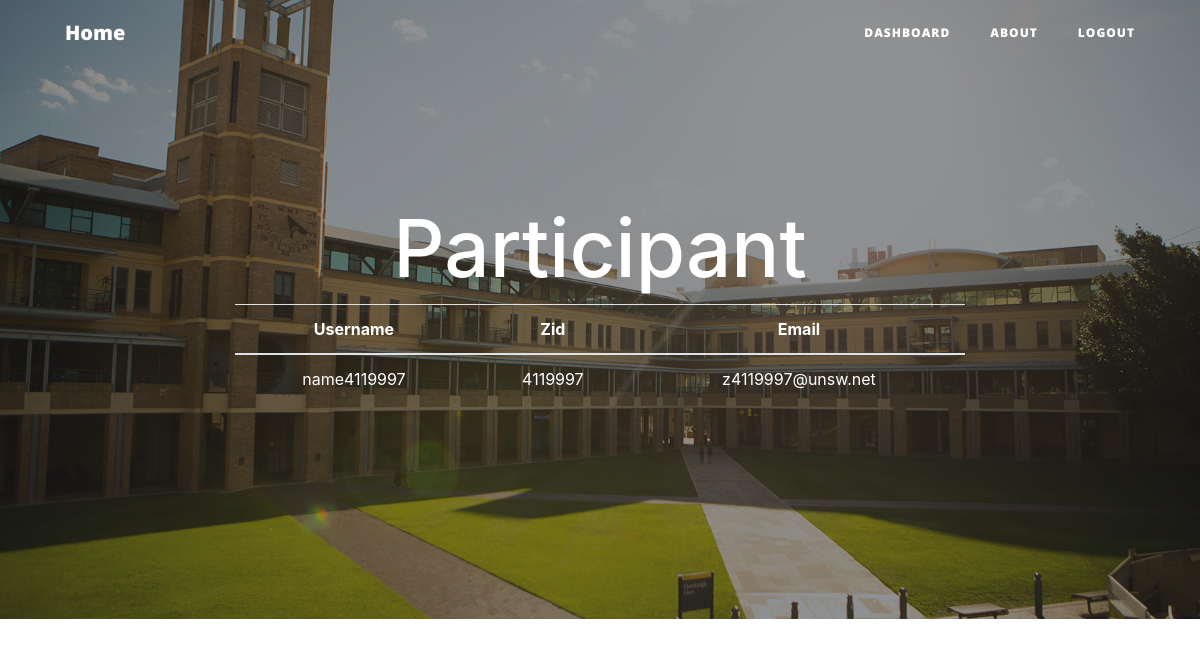
Page /info/1/participant/ (signed in) on the committed database.
### event.py (models this page shows, shortened)
class User(UserMixin, db.Model):
    __tablename__ = 'users'
    user_id = db.Column(db.Integer, primary_key=True)
    name = db.Column(db.String(80), unique=True)
    zid = db.Column(db.Integer, unique = True)
    email = db.Column(db.String(120), unique=True)
    password = db.Column(db.String(120), unique=True)
    role = db.Column(db.String(80))
    events = db.relationship('Event', secondary = event_realation,
                                backref=db.backref('events_all', lazy='dynamic'))
    seminars = db.relationship('Seminar', secondary = seminar_realation,
                                backref=db.backref('seminars_all', lazy='dynamic'))
    sessions = db.relationship('Session', secondary = session_realation,
                                backref=db.backref('sessions_all', lazy='dynamic'))
    @property
    def is_authenticated(self):
        return True
    @property
    def is_anonymous(self):
        return False

### route.py (the view)
@app.route('/info/<eventId>/participant/',methods = ['POST','GET'])
@login_required
def participant(eventId):
    event = Event.query.filter_by(event_id = int(eventId)).one()
    return render_template('participant.html',user = event.events_all.all())

### server.py (called while the page is built)
@login_manager.user_loader
def load_user(user_id):
    return User.query.get(int(user_id))

### templates/participant.html
{% extends 'base.html' %}
{% block body %}
<header class="masthead" style="background-image: url('{{ url_for('static', filename = 'asb-unsw-campus-15.jpg') }}')">
    <div class="overlay"></div>
    <div class="container">
        <div class="row">
            <div class="col-lg-8 col-md-10 mx-auto">
                <div class="site-heading">
                    <h1>Participant</h1>
                    <table class="table table-condensed">
                        <thead>
                          <tr>
                            <th>Username</th>
                            <th>Zid</th>
                            <th>Email</th>
                          </tr>
                        </thead>
                    {% for u in user %}
                        {% if u %}
                                <tbody>
                                    <tr>
                                        <td> {{ u.name }} </td>
                                        <td> {{ u.zid }} </td>
                                        <td> {{ u.email}} </td>
                                    </tr>
                                </tbody>
                        {% endif %}
                    {% endfor %}
                    </table>
                </div>
            </div>
        </div>
    </div>
</header>
{% endblock %}

### rows in the picture
User: name "name4119997", zid "4119997", email "z4119997@unsw.net"
